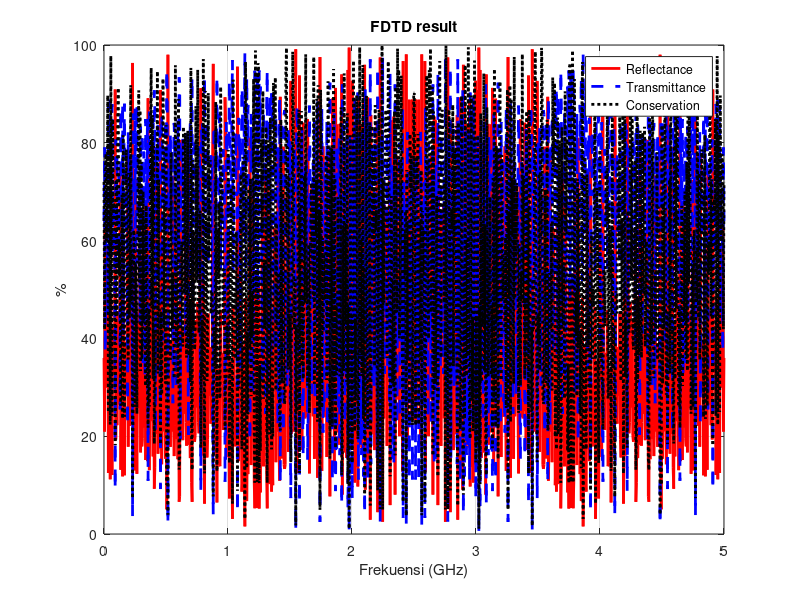

The MATLAB source for this figure:
% Nilai-nilai yang diberikan
epsilon_r = [2.5, 2.0, 2.5, 2.0, 2.5, 2.0, 2.5];
d = [200, 230, 280, 350, 440, 550, 680]; % Dalam nanometer

% Frekuensi
frequency = linspace(0, 5, 1000); % Frekuensi dari 0 hingga 5 GHz

% Hitung sifat dielektrik kompleks (epsilon) untuk setiap lapisan
epsilon = zeros(size(frequency));
for i = 1:numel(epsilon_r)
    epsilon = epsilon + epsilon_r(i) * exp(1i * 2 * pi * frequency * 1e9 * d(i) * 1e-9);
end

% Hitung reflectance, transmittance, dan conservation
reflectance = abs((1 - sqrt(epsilon))./(1 + sqrt(epsilon))).^2 * 100;
transmittance = 100 - reflectance;
conservation = 100 - abs(reflectance - transmittance);

% Plot hasil gabungan
figure;
plot(frequency, reflectance, 'r-', 'LineWidth', 2); % Plot reflectance in red
hold on;
plot(frequency, transmittance, 'b--', 'LineWidth', 2); % Plot transmittance in blue dashed line
plot(frequency, conservation, 'k:', 'LineWidth', 2); % Plot conservation in black dotted line
hold off;

% Tambahkan label, legenda, dan judul
xlabel('Frekuensi (GHz)');
ylabel('%');
legend('Reflectance', 'Transmittance', 'Conservation');
title('FDTD result');

% Setel batas sumbu y ke 0-100%
ylim([0 100]);

% Opsional, setel batas sumbu x sesuai dengan rentang data
xlim([min(frequency) max(frequency)]);

% Tingkatkan visibilitas grid
grid on;
